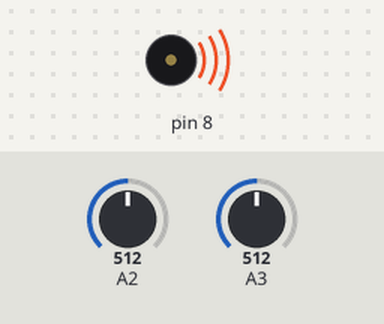
A sketch run on a simulated Arduino Uno, built with avr-gcc and run on an emulated ATmega328P. Shown: buzzer (waves = sounding). The test bench sets the inputs (shaded band); at power-on: A2 = 512, A3 = 512. What the sketch prints to the serial monitor is not drawn.

Above: at 1.2 s.
1.3 s: A2 set to 217
3.0 s: A2 set to 190
At 3.7 s:
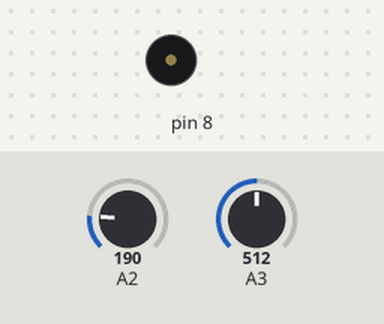
Timing chart, 0 to 6.0 s (numbered marks = the images above; inputs shaded):
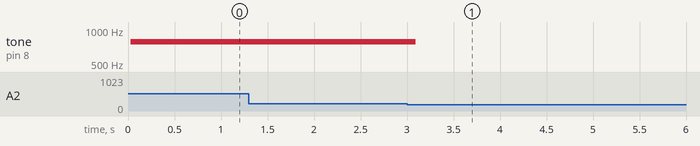

The sketch:

week10_7_arduino_.ino
```cpp
// week10_7_arduino_
void setup() {
  Serial.begin(9600);
  pinMode(2, INPUT_PULLUP);
  pinMode(8, OUTPUT);
}
  void loop(){
    delay(30);
    int x = analogRead(A2) ;
    int y = analogRead(A3) ;
    Serial.write(x/4);
    Serial.write(y/4);
    if (x > 200) tone(8, 784, 100);
    if (x < 50 ) tone(8, 523, 100);
    if (y > 900) tone(8, 659, 100);
    if (y <  100) tone(8, 500, 100);
  }
```

Measured:
- the behaviour switches between 201 and 200 on A2 (found by bisection; images 0 and 1)
- after the input at 1.3 s, every drawn part: stays the same
- after the input at 3.0 s, tone on pin 8: 784 Hz → silent after 0.10 s
